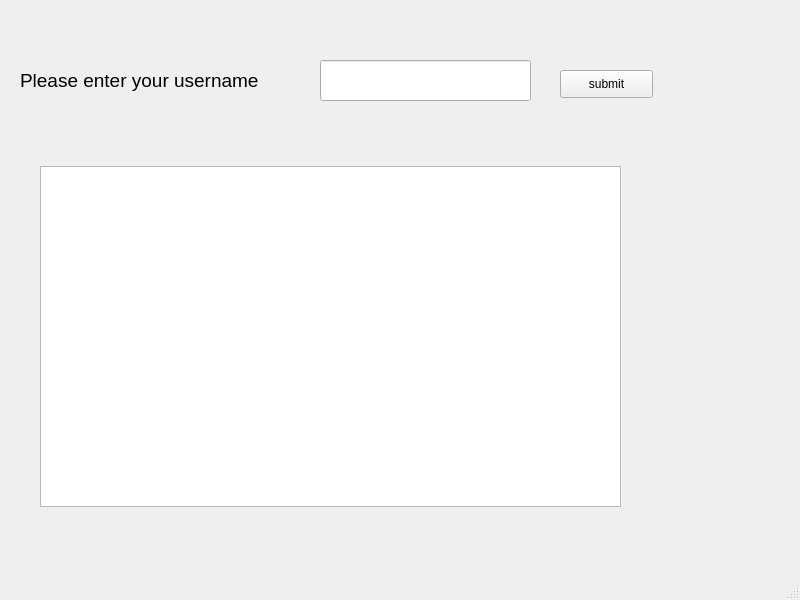
<?xml version="1.0" encoding="UTF-8"?>
<ui version="4.0">
 <class>MainWindow</class>
 <widget class="QMainWindow" name="MainWindow">
  <property name="geometry">
   <rect>
    <x>0</x>
    <y>0</y>
    <width>800</width>
    <height>600</height>
   </rect>
  </property>
  <property name="windowTitle">
   <string>MainWindow</string>
  </property>
  <widget class="QWidget" name="centralwidget">
   <widget class="QLabel" name="label">
    <property name="geometry">
     <rect>
      <x>20</x>
      <y>60</y>
      <width>281</width>
      <height>41</height>
     </rect>
    </property>
    <property name="text">
     <string>&lt;html&gt;&lt;head/&gt;&lt;body&gt;&lt;p&gt;&lt;span style=&quot; font-size:14pt;&quot;&gt;Please enter your username&lt;/span&gt;&lt;/p&gt;&lt;/body&gt;&lt;/html&gt;</string>
    </property>
   </widget>
   <widget class="QLineEdit" name="lineEdit">
    <property name="geometry">
     <rect>
      <x>320</x>
      <y>60</y>
      <width>211</width>
      <height>41</height>
     </rect>
    </property>
   </widget>
   <widget class="QTextEdit" name="textEdit">
    <property name="geometry">
     <rect>
      <x>40</x>
      <y>166</y>
      <width>581</width>
      <height>341</height>
     </rect>
    </property>
    <property name="font">
     <font>
      <pointsize>14</pointsize>
     </font>
    </property>
   </widget>
   <widget class="QPushButton" name="pushButton">
    <property name="geometry">
     <rect>
      <x>560</x>
      <y>70</y>
      <width>93</width>
      <height>28</height>
     </rect>
    </property>
    <property name="text">
     <string>submit</string>
    </property>
   </widget>
  </widget>
  <widget class="QStatusBar" name="statusbar"/>
 </widget>
 <resources/>
 <connections/>
</ui>
